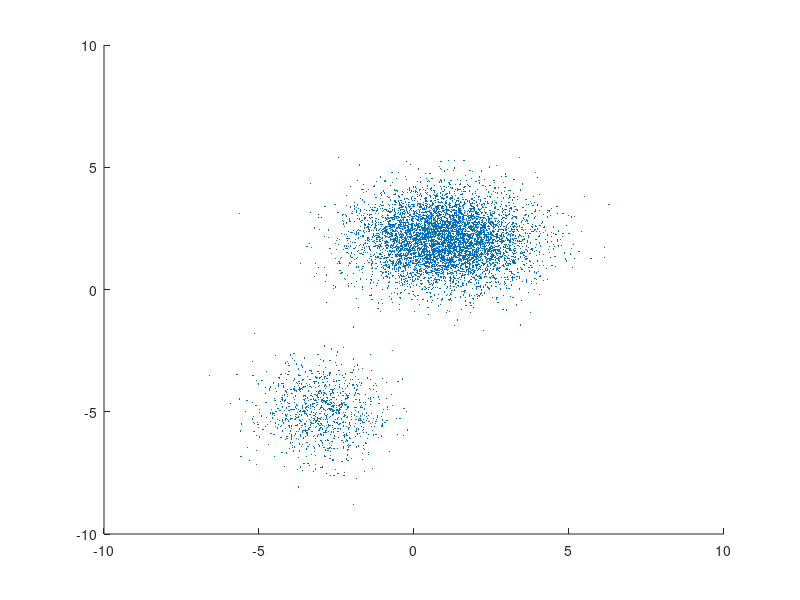

MATLAB code to generate this figure: (Note: this script raises an error after producing the figure.)
MU1 = [1 2]; % input matrix of means mu
SIGMA1 = [2 0; ...
		  0 1]; % input array of covariances

MU2 = [-3 -5];
SIGMA2 = [1 0; ...
	      0 1];

% generate data from a mixture of two bivariate Gaussian distributions
% using the mvnrnd function.
X = [mvnrnd(MU1, SIGMA1, 1000); ...
	 mvnrnd(MU2, SIGMA2, 1000); ...
	 mvnrnd(MU1, SIGMA1, 5000)];
size(X)
scatter(X(:,1), X(:,2), 10, '.');
hold on;

%To fit a Gaussian mixture distribution model to data.
%Use function [fitgmdist]
options = statset('Display', 'final');
obj = fitgmdist(X, 2, 'options', options);
% with 2 clusters, the log-likelihood value is smalles.
h = ezcontour(@(x,y)pdf(obj, [x,y]), [-8 6], [-8 6]);